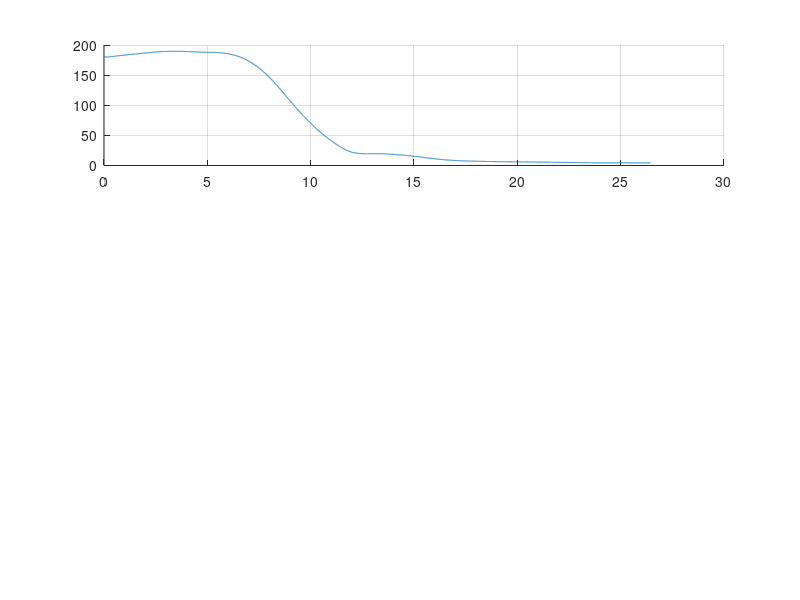

This chart was generated by the following MATLAB code: (Note: this script raises an error after producing the figure.)
close all; clc;

global lambda_t mx alpha beta N 

load('elev_data.mat');
load('pitch_data.mat');
load('scope_data.mat');

figure(1)
% Travel
subplot(3,1,1)
hold on;
grid on;
plot(scope_data(1,:), scope_data(2,:)*(180/pi))
plot(t, (x1*(180/pi)), 'r')
legend('Travel','Optimal travel')
ylabel('Angle [deg]')
xlim([0 25])
% Pitch
subplot(3,1,2)
hold on;
grid on;
plot(scope_data(1,:), scope_data(4,:)*(180/pi))
plot(t, x3*(180/pi), 'r')
legend('Pitch', 'Optimal pitch')
ylabel('Angle [deg]')
xlim([0 25])
% Elevation
subplot(3,1,3)
hold on;
grid on;
plot(scope_data(1,:), scope_data(6,:)*(180/pi))
plot(t, x5*(180/pi), 'r')
plot(t, constraint*(180/pi), 'm', 'LineWidth', 1)
legend('Elevation', 'Optimal Elevation', 'Constraint')
ylabel('Angle [deg]')
xlabel('Time [s]')
xlim([0 25])

figure(2)
subplot(2,1,1); 
hold on
grid on
plot(elev_data(1,:), elev_data(2,:)*(180/pi), 'LineWidth', 1)
plot(t, u2*(180/pi), 'r', 'LineWidth', 1)
plot(t, constraint*(180/pi), 'm', 'LineWidth', 1)
ylabel('Angle [rad]')
legend('Elev ref', 'Optimal elev ref', 'Constraint');
xlim([0 20]);

subplot(2,1,2); 
hold on
grid on
plot(pitch_data(1,:), pitch_data(2,:)*(180/pi), 'LineWidth', 1)
plot(t, u1*(180/pi), 'r', 'LineWidth', 1)
xlabel('Time [s]')
ylabel('Angle [rad]')
legend('Pitch ref', 'Optimal pitch ref');
xlim([0 20]);




